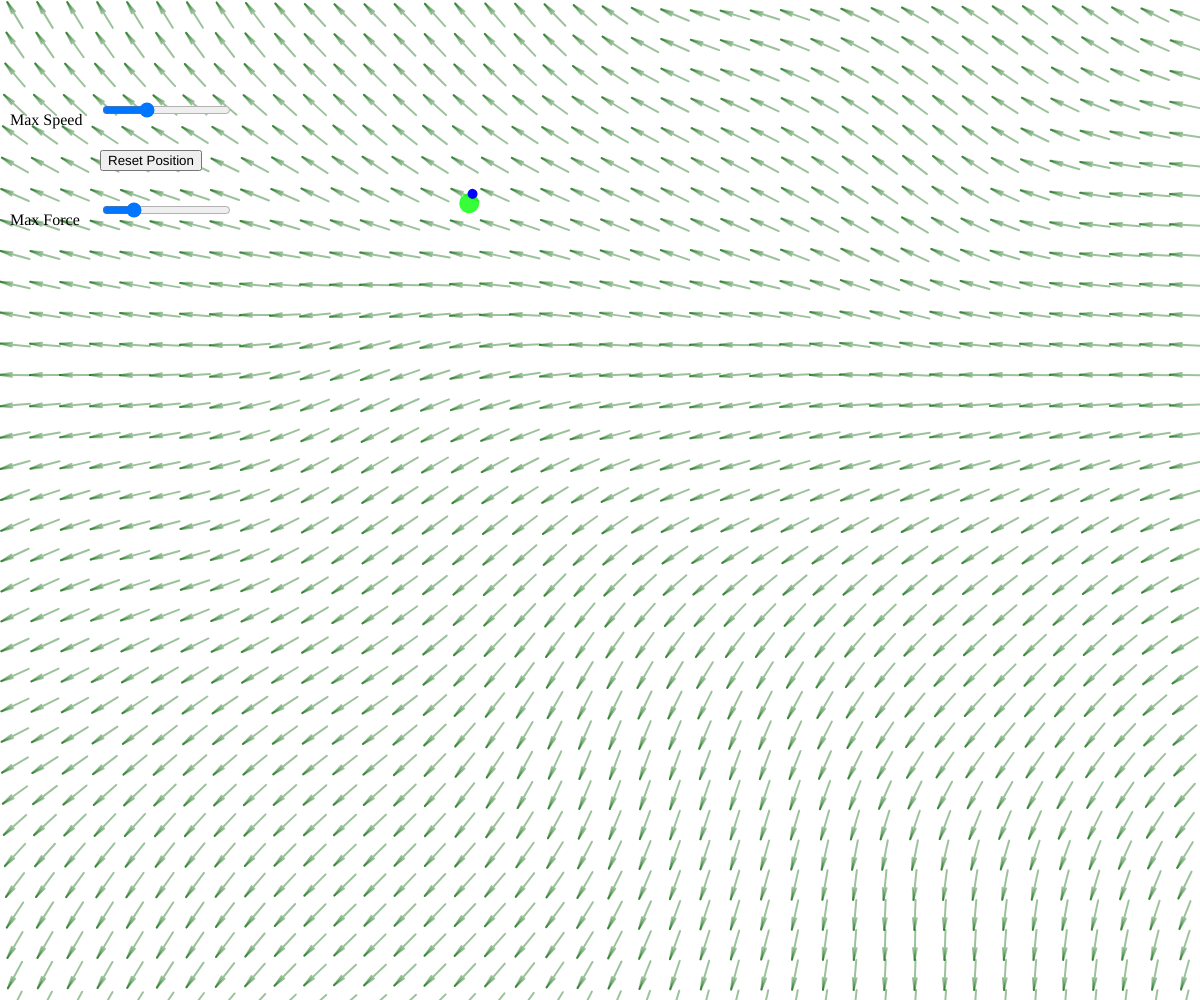
Frame 1 (no input)
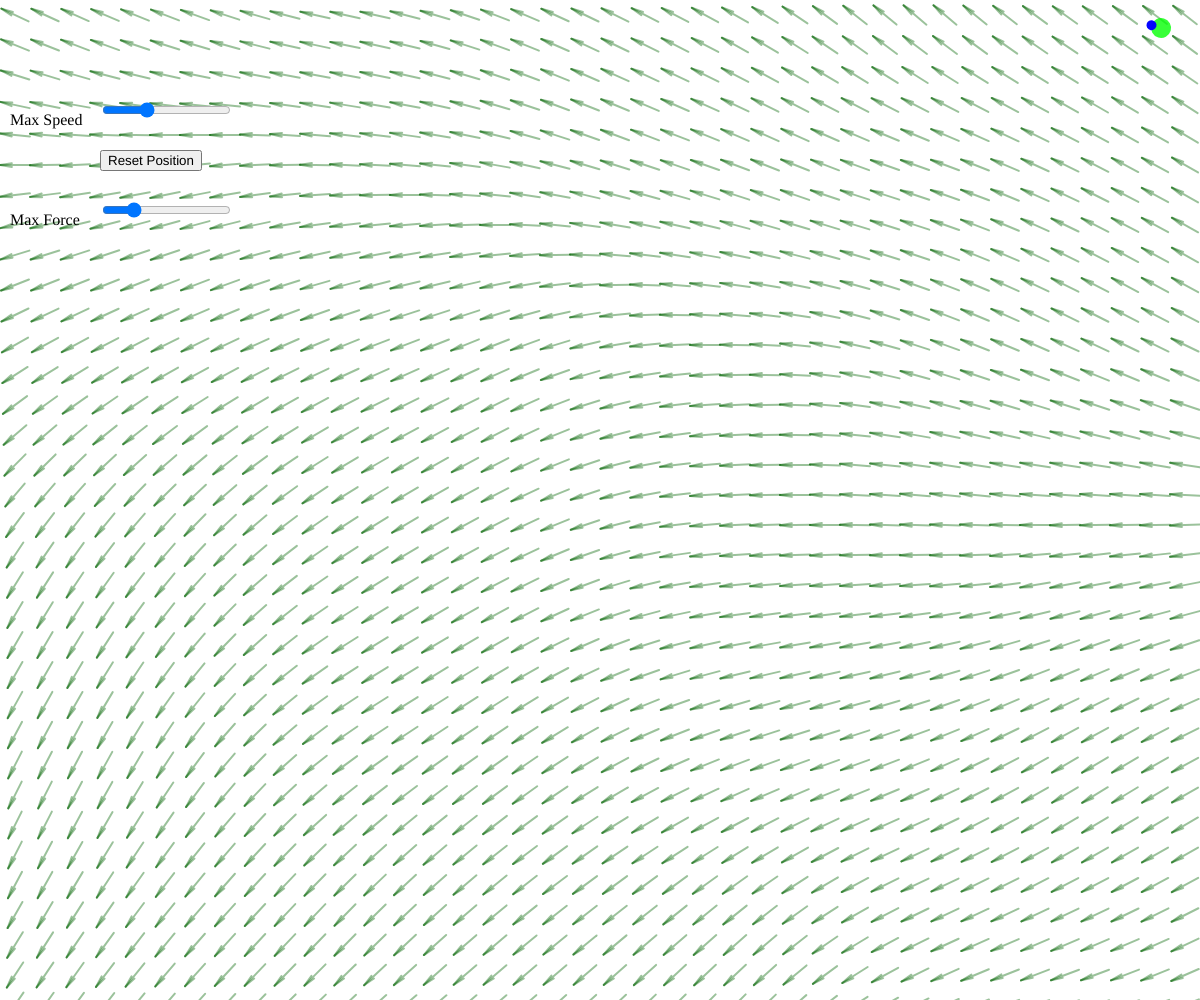
Frame 60 (no input)
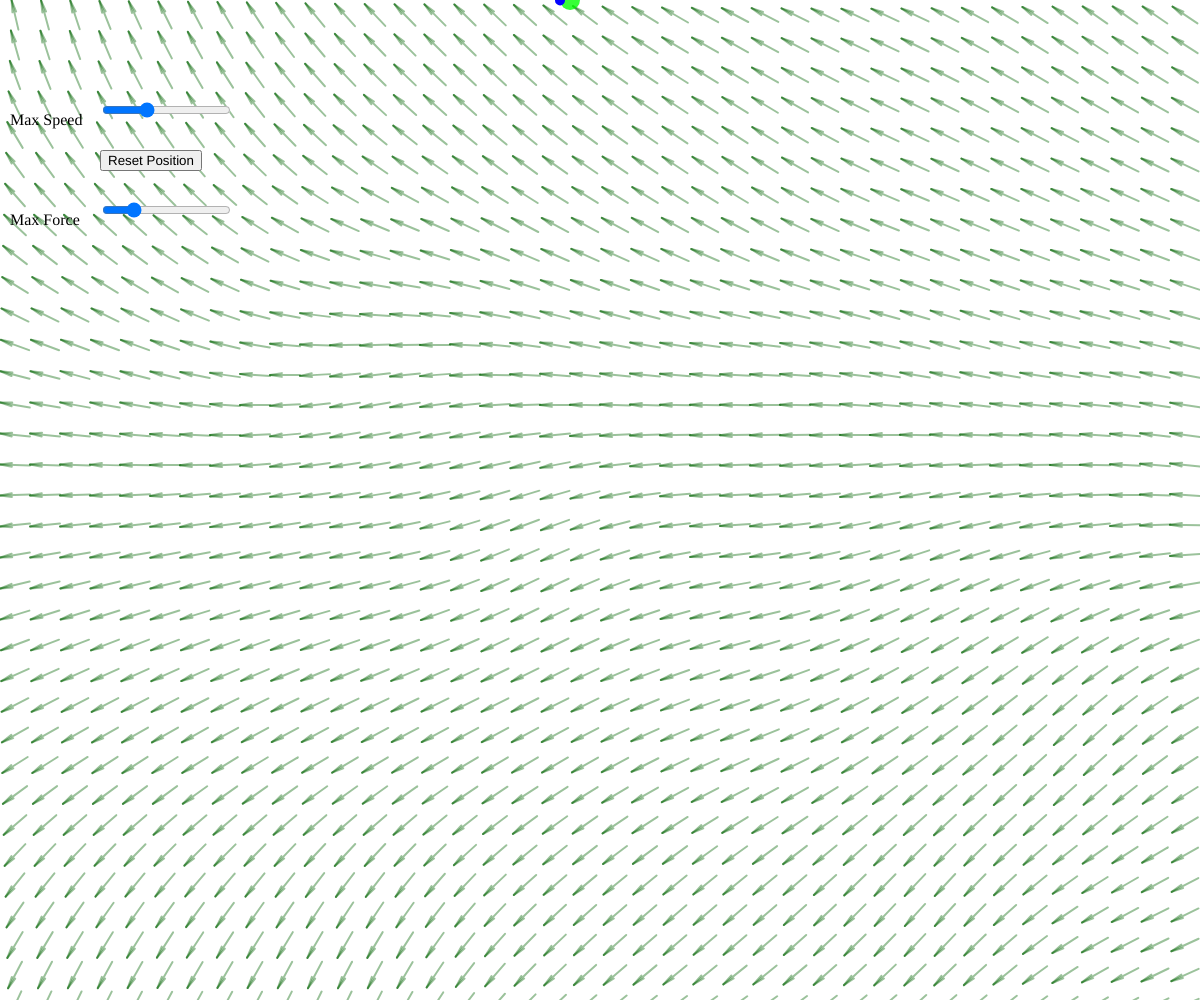
Frame 120 (the mouse pressed at the canvas centre since frame 60)

The p5.js sketch that drew these frames (run headless with seeded random() and noise() and a simulated clock; from frame 60 on, the mouse is pressed at the canvas centre):

// p5.js sketch
// ── sketch.js
class Arrow{
  constructor(pos,len,angle){
    this.pos = pos.copy();
    this.len = len;
    this.angle = angle;

    this.isChosed = false;

    this.perlinX = 0;
    this.perlinY = 1;
  }

  update(){
    push();
      translate(this.pos.x,this.pos.y);
      rotate(this.angle);
      let p1 = createVector(1,0).mult(this.len/2);
      let p2 = createVector(1,0).mult(-this.len/2);
      strokeCap(ROUND);
      strokeJoin(ROUND);
      if(this.isChosed){
        strokeWeight(10);
      }else{
        strokeWeight(2);
      }
      stroke(0,100,0,100);
      line(p1.x,p1.y,p2.x,p2.y);

      let d = 12;
      let lAng = Math.PI - Math.PI/20;
      push();
        translate(p1.x,p1.y);
        rotate(lAng);
        line(0,0,d,0);
      pop();
      push();
        translate(p1.x,p1.y);
        rotate(-lAng);
        line(0,0,d,0);
      pop();
    pop();
  }

  setAngle(angle){
    this.angle = angle;
  }

  getAngle(){
    return this.angle;
  }

  getPos(){
    return this.pos.copy();
  }
}

class Flow{
  constructor(cellSize){
    this.width = width;
    this.height = height;

    this.cellSize = cellSize;
    this.rows = Math.ceil(this.height/this.cellSize);
    this.cols = Math.ceil(this.width/this.cellSize);
    this.arrows = [];
    this.createArrows();
    this.drawGrid();
  }

  createArrows(){
    let deltaXY = this.cellSize/2;

    for(let i = 0;i < this.rows;i ++){
      let arr = [];
      for(let j = 0;j < this.cols;j ++){
        let arrow = new Arrow(createVector(j * this.cellSize+deltaXY,i * this.cellSize+deltaXY),this.cellSize,random(0,Math.PI * 2));
        arr.push(arrow);
      }
      this.arrows.push(arr);
    }
  }

  drawGrid(){
    noFill();
    stroke(255,30,30,240);
    for(let i = 0;i < this.cols;i ++){
      line(i * this.cellSize,0,i * this.cellSize,this.height);
    }
    for(let i = 0;i < this.rows;i ++){
      line(0,i * this.cellSize,this.width,i * this.cellSize);
    }
  }

  getArrowAngle(x,y){
    let arrow = this.getArrow(x,y);
    return arrow ? arrow.getAngle() : -Infinity;
  }

  getArrow(x,y){
    let i = 0;
    let j = 0;
    j = Math.floor(x / this.cellSize);
    i = Math.floor(y / this.cellSize);
    if(!this.arrows[i] || !this.arrows[i][j]) return null;
    return this.arrows[i][j];
  }

  effectByMouse(){
    let mousePos = createVector(mouseX,mouseY);
    for(let i = 0;i < this.rows;i ++){
      for(let j = 0;j < this.cols;j ++){
        let arrow = this.arrows[i][j];
        let angle = p5.Vector.sub(mousePos,arrow.getPos());
        arrow.setAngle(angle.heading());
      }
    }
  }

  effectByPerlinNoise(){
    let xoff = 0;
    for(let i = 0;i < this.rows;i ++){
      let yoff = 0;
      xoff += 0.02;
      for(let j = 0;j < this.cols;j ++){
        yoff += 0.02;
        let zoff = frameCount * 0.02;
        let rand = noise(xoff,yoff,zoff);
        let angle = map(rand,0,1,0,Math.PI*2);
        let arrow = this.arrows[i][j];
        arrow.setAngle(angle);
      }
    }
  }


  update(){
    for(let i = 0;i < this.rows;i ++){
      for(let j = 0;j < this.cols;j ++){
        let arrow = this.arrows[i][j];
        arrow.update();
      }
    }
  }

  display(){

  }
}

class Vehicle{
  constructor(pos,flow){
    this.flow = flow;

    this.pos = pos.copy();
    this.vel = p5.Vector.random2D().mult(random(1,5));
    this.acc = createVector(0,0);

    this.angle = 0;

    this.size = 20;

    this.maxSpeed = carMaxSpeedSlider.value();
    this.maxForce = carMaxForceSlider.value();
  }

  resetPosition(){
    this.pos = createVector(random(0,width),random(0,height));
  }

  applyForce(force){
    this.acc.add(force);
  }

  //寻找目标
  seek(){
    let arrow = this.flow.getArrow(this.pos.x,this.pos.y);
    if(!arrow)  return;//屏幕外面没有需要到达的路径了
    let angle = arrow.getAngle();
    let steeringForce = p5.Vector.fromAngle(angle);
    this.applyForce(steeringForce);
  }

  update(){
    this.seek();
    //标准的欧拉积分
    this.vel.add(this.acc);
    this.vel = this.vel.copy().normalize().mult(constrain(this.vel.mag(),0,this.maxSpeed));
    this.pos.add(this.vel);
    this.acc.mult(0);

    this.angle = this.vel.heading();
    this.checkEdge();
  }

  checkEdge(){
    if(this.pos.x > width)  this.pos.x = 0;
    if(this.pos.x < 0)  this.pos.x = width;
    if(this.pos.y > height)  this.pos.y = 0;
    if(this.pos.y < 0)  this.pos.y = height;
  }

  display(){
    push();
      translate(this.pos.x,this.pos.y);
      rotate(this.angle);

      noStroke();
      fill(0,255,0,200);
      circle(0,0,this.size);

      noStroke();
      fill(0,0,255,250);
      circle(this.size/2,0,this.size/2);
    pop();
  }
}



let flow;

let car = null;

let carMaxSpeedSlider = null;
let carMaxForceSlider = null;

function setup() {
  createCanvas(windowWidth,windowHeight);

  let maxSpeedText = createP('Max Speed');
  maxSpeedText.position(10,100-5);
  carMaxSpeedSlider = createSlider(0.1,30,10,0.1);
  carMaxSpeedSlider.position(100,100);

  let maxForceText = createP('Max Force');
  maxForceText.position(10,200-5);
  carMaxForceSlider = createSlider(0.05,1,0.2,0.1);
  carMaxForceSlider.position(100,200);

  let button = createButton('Reset Position');
  button.position(100, 150);
  button.mousePressed(()=>{
    car.resetPosition();
  });

  flow = new Flow(30);
  car = new Vehicle(createVector(random(0,width),random(0,height)),flow);
}

function draw() {
  background(255);

  flow.effectByPerlinNoise();
  flow.update();
  flow.display();

  car.maxSpeed = carMaxSpeedSlider.value();
  car.maxForce = carMaxForceSlider.value();

  car.update();
  car.display();
}
